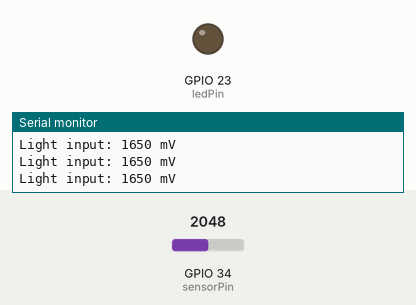
The sketch below on a simulated ESP32. Shown: output pins drawn as LEDs (lit = HIGH), the last lines printed to the serial monitor. The inputs (shaded band) are chosen by the test bench; at power-on: GPIO 34 (sensorPin) = 2048.

Above: at 1.2 s.
1.3 s: GPIO 34 (sensorPin) set to 799
2.8 s: GPIO 34 (sensorPin) set to 690
At 3.4 s:
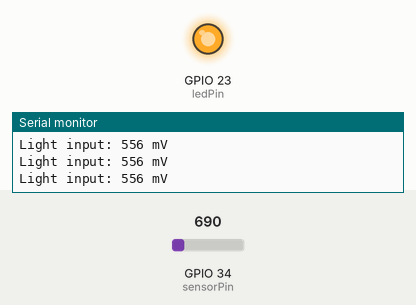
4.3 s: GPIO 34 (sensorPin) set to 1228
At 4.7 s:
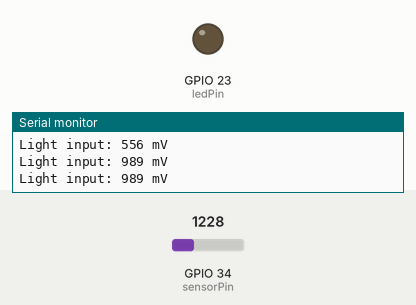
5.9 s: GPIO 34 (sensorPin) set to 610
At 7.2 s:
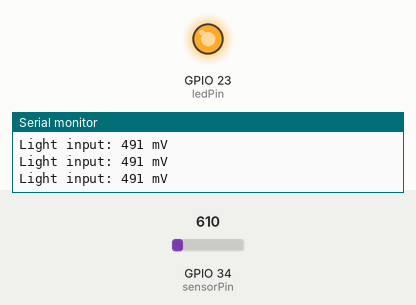
Timing chart, 0 to 8.5 s (numbered marks = the images above; inputs shaded):
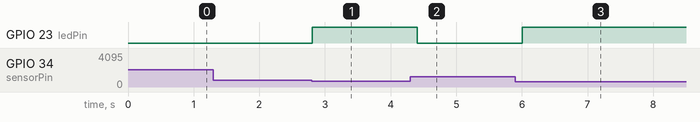

The sketch:

ldr_night_light.ino
```cpp
#include <Arduino.h>

constexpr uint8_t ledPin = 23;
constexpr uint8_t sensorPin = 34;
constexpr uint32_t thresholdMv = 650;  // Adjust using your measured values.
constexpr uint32_t bandMv = 40;       // Keep this below the threshold.
bool lampOn = false;

void setup() {
  Serial.begin(115200);
  pinMode(ledPin, OUTPUT);
  digitalWrite(ledPin, LOW);
  analogSetPinAttenuation(sensorPin, ADC_11db);
}

void loop() {
  const uint32_t lightMv = analogReadMilliVolts(sensorPin);
  if (lightMv < thresholdMv - bandMv) {
    lampOn = true;
  } else if (lightMv > thresholdMv + bandMv) {
    lampOn = false;
  }
  digitalWrite(ledPin, lampOn ? HIGH : LOW);
  Serial.printf("Light input: %lu mV\n", static_cast<unsigned long>(lightMv));
  delay(200);
}
```

Measured:
- the behaviour switches between 757 and 756 on GPIO 34 (sensorPin) (found by bisection; images 0 and 1)
- after the input at 2.8 s, GPIO 23 (ledPin): LOW → HIGH at once
- after the input at 4.3 s, GPIO 23 (ledPin): HIGH → LOW after 0.11 s
- after the input at 5.9 s, GPIO 23 (ledPin): LOW → HIGH after 0.11 s
